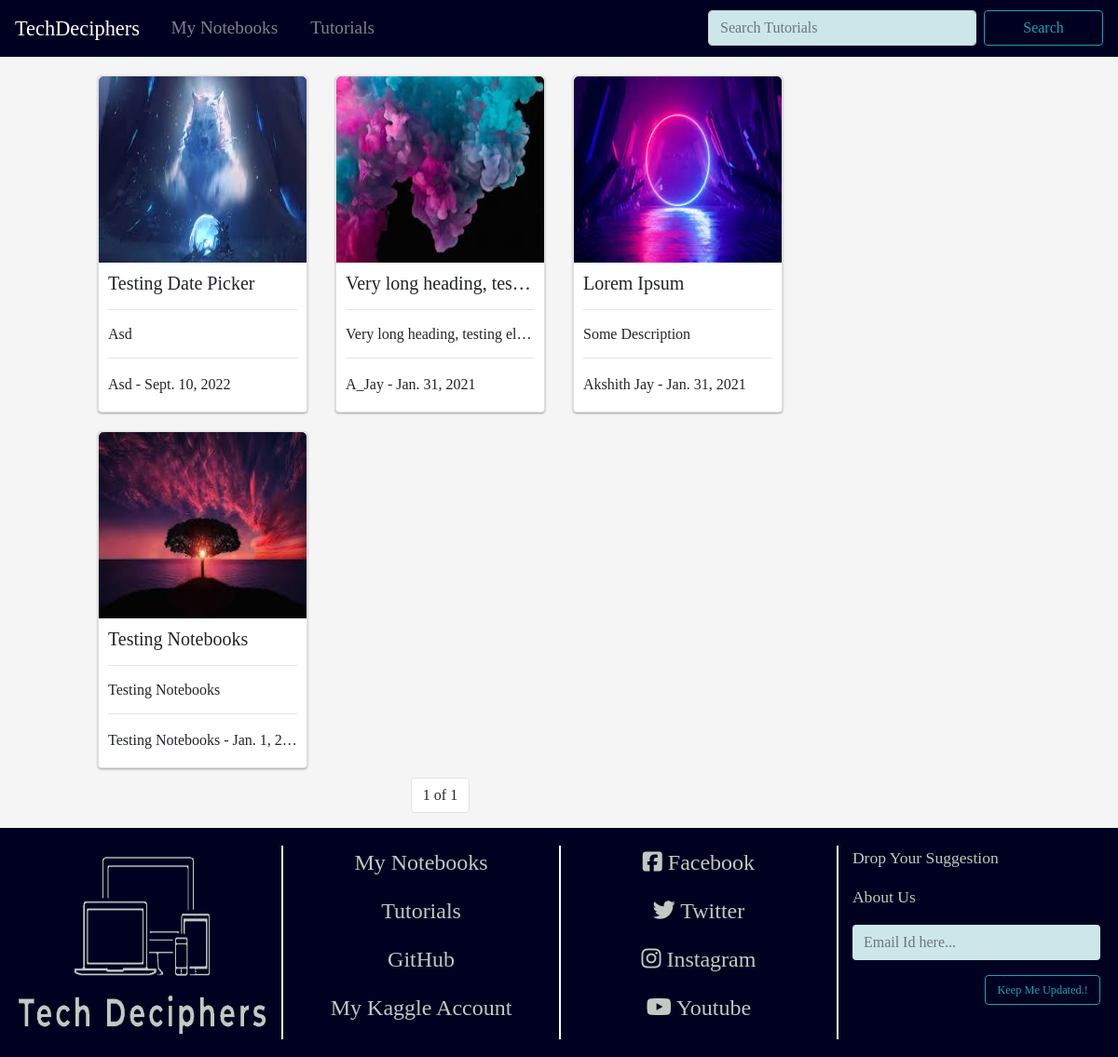
/my_notebooks/, run on the app's committed database.
### Notebooks/models.py (models this page shows, shortened)
class Notebook(models.Model):
    notebook_id = models.AutoField(primary_key=True)
    notebook_image = models.ImageField(upload_to='Notebooks', blank=True, null=True)
    heading = models.CharField(max_length=200)
    description = models.CharField(max_length=200)
    content = models.TextField()
    postAuthor = models.CharField(max_length=40)
    postPublishDate = models.DateField()
    isPublished = models.BooleanField(default = False)

### Notebooks/views.py (the view)
# urls.py: path('', views.index, name='index'),
def index(request):
    notebooks = Notebook.objects.filter(isPublished = True).order_by('-postPublishDate')
    paginator = Paginator(notebooks, 9)
    page_number = request.GET.get('page')
    page_obj = paginator.get_page(page_number)
    notebooksDictionary = {'page_obj' : page_obj}
    return render(request, 'Notebooks/notebooks.html', notebooksDictionary)

### Templates/Notebooks/notebooks.html (shortened to what this page needs)
<!DOCTYPE html>
{% load static %}
<html lang="en" dir="ltr">
  <head>
    {% include "CommonTemplates/CommonImports/allImports.html" %}
    <link rel="stylesheet" href="{% static "Notebooks/Css/notebooks.css" %}">
  </head>
  <body style='background-color: #f5f5f5'>
    {% include "CommonTemplates/NavigationBar/navigationBar.html" %}
    <div class="container">
      <div class="row">
        <div class="col-lg-9">
          <div class="row">
            {% if page_obj %}
              {% for notebook in page_obj %}
              <div class="col-sm-6 col-md-4" onclick="openThisArticle('/my_notebooks/get_article_contents/?article_primary_id={{notebook.notebook_id}}');">
                  <div class="card">
                      <div class="image">
                          <img src="{{ notebook.notebook_image.url }}" />
                      </div>
                      <div class="card-inner">
                          <div class="header">
                              <h5 data-toggle="tooltip" data-placement="bottom" title="{{notebook.heading}}">{{ notebook.heading }}</h5><hr>
                              <h6 data-toggle="tooltip" data-placement="bottom" title="{{notebook.description}}">{{notebook.description}}</h6><hr>
                          </div>
                          <div class="content">
                              <p data-toggle="tooltip" data-placement="bottom" title="{{notebook.postAuthor}} - {{notebook.postPublishDate}}">{{notebook.postAuthor}} - {{notebook.postPublishDate}}</p>
                          </div>
                      </div>
                  </div>
              </div>
              {% endfor %}
            {% else %}
              <p>0 Notebooks Found</p>
            {% endif %}
          </div>
          <div style="text-align: center;">
            <nav aria-label="Page navigation example" style="display: inline-block;">
                <ul class="pagination">
                  <li class="page-item"><a class="page-link">{{ page_obj.number }} of {{ page_obj.paginator.num_pages }}</a></li>
                </ul>
            </nav>
         </div>
      </div>
      <div class="col-lg-3">
      </div>
      </div>
    </div>
    {% include "CommonTemplates/Footer/techDeciphersFooter.html" %}
  </body>
</html>

### StaticFiles/Notebooks/Css/notebooks.css (style rules this page uses)
.card { box-shadow: 0 1px 3px rgba(0,0,0,0.12), 0 1px 2px rgba(0,0,0,0.24); transition: all 0.2s ease-in-out; box-sizing: border-box; margin-top:10px; margin-bottom:10px; background-color:#FFF; cursor: pointer; }
.card .card-inner { padding:10px; height: 160px; }
.card .header h5, h6 { margin-bottom: 0px; margin-top:0px; white-space: nowrap; text-overflow: ellipsis; overflow: hidden; }
.card .header { margin-bottom:5px; }
.card .content p { white-space: nowrap; text-overflow: ellipsis; overflow: hidden; }
.card img { border-top-left-radius: 5px; border-top-right-radius: 5px; height: 200px; width:100%; }

### Templates/CommonTemplates/CommonImports/allImports.html (style rules this page uses)
body { background-color: #f5f5f5; font-family: 'Arvo', serif; }
.container { max-width: 85%; margin-top: 10px; }

### data on the page
Notebook: notebook_image (picture), heading "Testing Date Picker", description "Asd", postAuthor "Asd", postPublishDate "Sept. 10, 2022"
Notebook: notebook_image (picture), heading "Very long heading, tes…", description "Very long heading, testing el…", postAuthor "A_Jay", postPublishDate "Jan. 31, 2021"
Notebook: notebook_image (picture), heading "Lorem Ipsum", description "Some Description", postAuthor "Akshith Jay", postPublishDate "Jan. 31, 2021"
Notebook: notebook_image (picture), heading "Testing Notebooks", description "Testing Notebooks", postAuthor "Testing Notebooks", postPublishDate "Jan. 1, 2…"

### other printed values
{{ page_obj.number }} "1"
{{ page_obj.paginator.num_pages }} "1"
